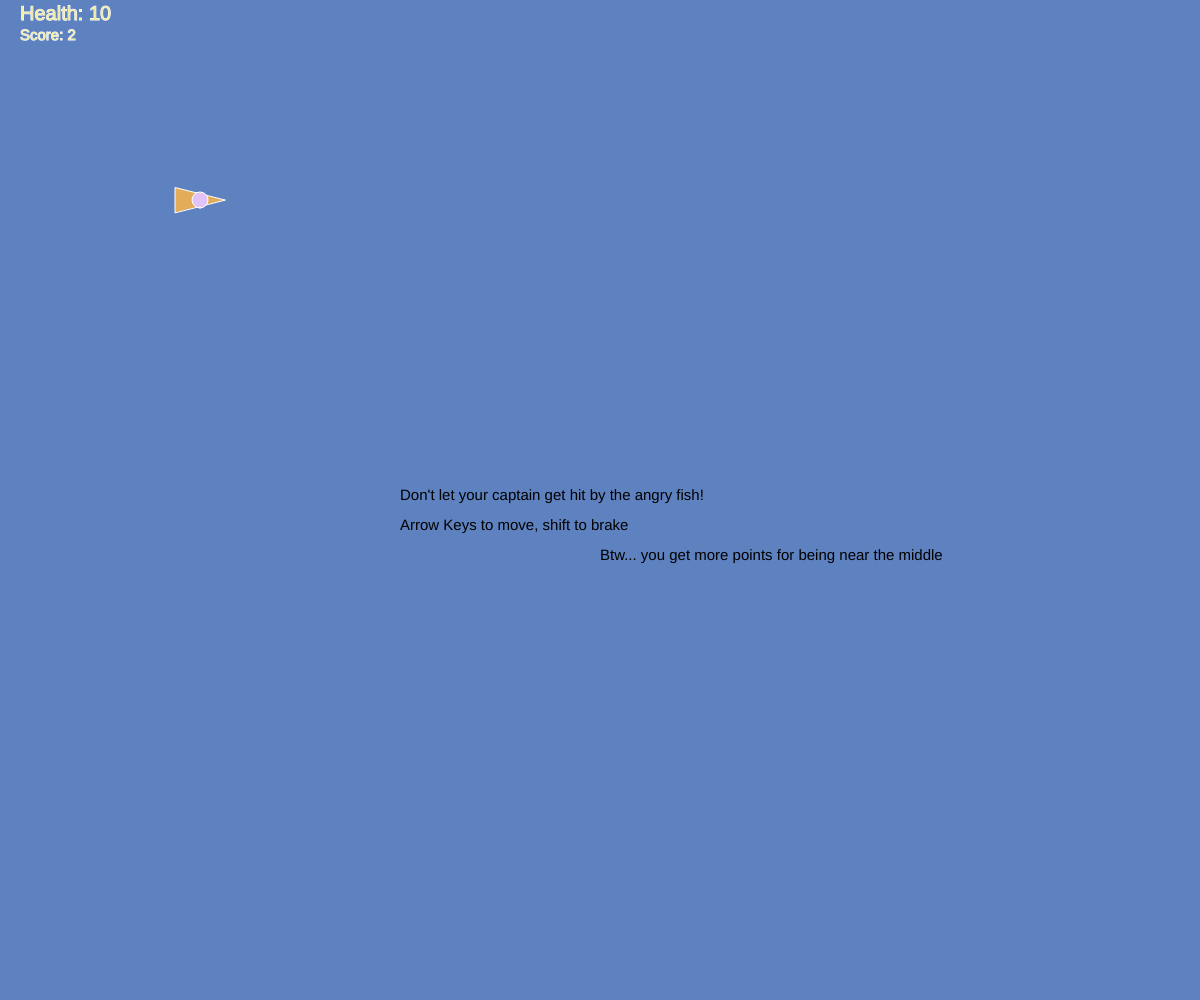
Frame 1 (no input)
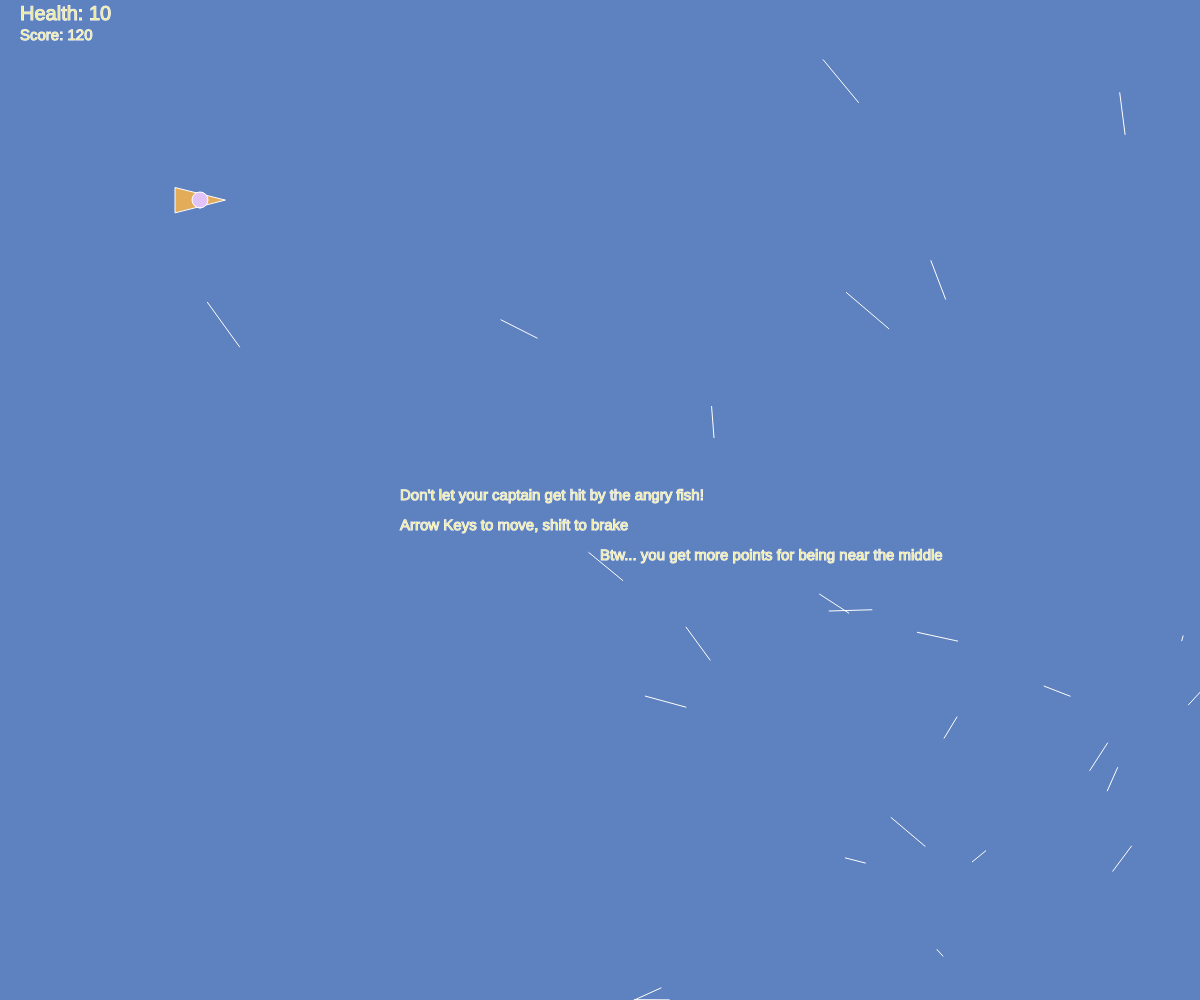
Frame 60 (no input)
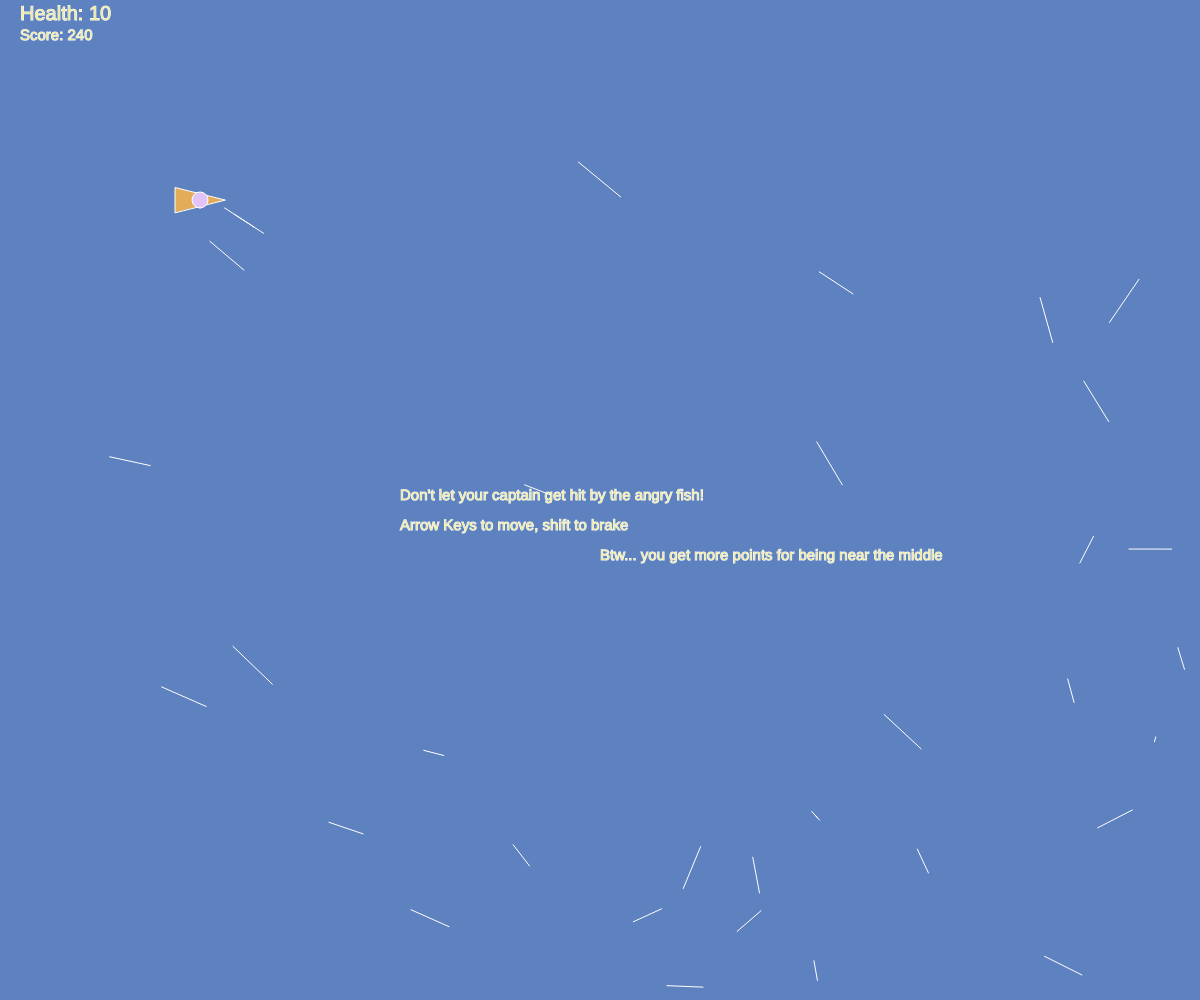
Frame 120 (the mouse pressed at the canvas centre since frame 60)

The p5.js sketch that drew these frames (run headless with seeded random() and noise() and a simulated clock; from frame 60 on, the mouse is pressed at the canvas centre):

// p5.js sketch
// ── sketch.js
let mover;
let enemies = [];

function setup() {
  createCanvas(windowWidth, windowHeight);
  
  mover = new Mover(200, 200, 25);
  
  //frameRate(10)
}

function draw() {
  background('#5e81bf');
  
  // Instructory text:
  if(millis() <= 10000) {
    textSize(15)
    text('Don\'t let your captain get hit by the angry fish!',
        width/3, height/2);
    text('Arrow Keys to move, shift to brake', 
         width/3, height/2 + 30);
    text('Btw... you get more points for being near the middle',
        width/2, height/2 + 60);
  }
  
  
  mover.update();
  mover.show();
  
  for(let i = enemies.length - 1; i >= 0; i-= 1) {
    if(enemies[i].checkSelfDestruct()) {
      enemies.splice(i, 1);
    }
    if(enemies[i]) {
      enemies[i].update(mover);
      enemies[i].show();
    }
  }
  
  // 50% chance of spawning each frame
  if(random() < 0.5) {
    enemies.push(Enemy.spawnEnemy(mover.pos));
  }
  
}
// ── enemy.js
class Enemy {
  constructor(x, y, vel) {
    this.pos = createVector(x, y);
    this.vel = vel;
  }
  
  update(mover) {
    this.pos.add(this.vel);
    this.checkCollisions(mover);
  }
  
    // From https://www.jeffreythompson.org/collision-detection/line-circle.php
  checkCollisions(mover) {
    // LINE-CIRCLE collision detection
    let x1 = this.pos.x;
    let y1 = this.pos.y;
    let x2 = this.pos.x - 3*this.vel.x;
    let y2 = this.pos.y - 3*this.vel.y;
    let cx = mover.pos.x;
    let cy = mover.pos.y;
    let r = 16;
    
    // is either end INSIDE the circle?
    // if so, return true immediately
    let inside1 = this.pointCircle(x1,y1, cx,cy,r);
    let inside2 = this.pointCircle(x2,y2, cx,cy,r);
    if (inside1 || inside2) return true;

    // get length of the line
    let distX = x1 - x2;
    let distY = y1 - y2;
    let len = sqrt( (distX*distX) + (distY*distY) );

    // get dot product of the line and circle
    let dot = (((cx-x1)*(x2-x1)) + ((cy-y1)*(y2-y1))) / pow(len,2);

    // find the closest point on the line
    let closestX = x1 + (dot * (x2-x1));
    let closestY = y1 + (dot * (y2-y1));

    // is this point actually on the line segment?
    // if so keep going, but if not, return false
    let onSegment = this.linePoint(x1,y1,x2,y2, closestX,closestY);
    if (!onSegment) return false;

    // get distance to closest point
    distX = closestX - cx;
    distY = closestY - cy;
    let distance = sqrt( (distX*distX) + (distY*distY) );

    if (distance <= r) {
      mover.health--;
    }
    return false;
  }
  
  // From https://www.jeffreythompson.org/collision-detection/line-circle.php
  // POINT/CIRCLE
  pointCircle(px, py, cx, cy, r) {

    // get distance between the point and circle's center
    // using the Pythagorean Theorem
    let distX = px - cx;
    let distY = py - cy;
    let distance = sqrt( (distX*distX) + (distY*distY) );

    // if the distance is less than the circle's
    // radius the point is inside!
    if (distance <= r) {
      return true;
    }
    return false;
  }
  
  // From https://www.jeffreythompson.org/collision-detection/line-circle.php
  // LINE/POINT
  linePoint(x1, y1, x2, y2, px, py) {

    // get distance from the point to the two ends of the line
    let d1 = dist(px,py, x1,y1);
    let d2 = dist(px,py, x2,y2);

    // get the length of the line
    let lineLen = dist(x1,y1, x2,y2);

    // since floats are so minutely accurate, add
    // a little buffer zone that will give collision
    let buffer = 0.1;    // higher # = less accurate

    // if the two distances are equal to the line's
    // length, the point is on the line!
    // note we use the buffer here to give a range,
    // rather than one #
    if (d1+d2 >= lineLen-buffer && d1+d2 <= lineLen+buffer) {
      return true;
    }
    return false;
  }
  
  // Check out of bounds with 10 tolerance.
  checkSelfDestruct() {
    let tolerance = 10;
    
    return((this.pos.x > width + tolerance) || 
           (this.pos.x <= 0 - tolerance) ||
           (this.pos.y > height + tolerance) ||
           (this.pos.y <= 0 - tolerance));
  }
  
  show() {
    // Line from pos to prev. pos
    line(this.pos.x, this.pos.y, 
         this.pos.x - 3*this.vel.x, this.pos.y - 3*this.vel.y);
  }
  
  static spawnEnemy(pos) {
    let velMax = 15;
    // Enemies come from opposite diagonal of player.
    let posMirror = createVector(width - pos.x, height - pos.y);
    
    // NW
    if(posMirror.x < width/2 && posMirror.y < height/2) {
      // Top
      if(random() < 0.5) {
        return new Enemy(random(0, width/2), 0,
            createVector(random(velMax), random(velMax)));
      }
      // Left
      else {
        return new Enemy(0, random(0, height/2),
            createVector(random(velMax), random(velMax)));
      }
    }
    
    // NE
    if(posMirror.x > width/2 && posMirror.y < height/2) {
       // Top
      if(random() < 0.5) {
        return new Enemy(random(width/2, width), 0,
            createVector(random(-velMax, velMax), random(velMax)));
      }
      // Right
      else {
        return new Enemy(width, random(0, height/2),
            createVector(random(-velMax), random(-velMax, velMax)));
      }
    }
    
    // SW
    if(posMirror.x < width/2 && posMirror.y > height/2) {
      // Bottom
      if(random() < 0.5) {
        return new Enemy(random(0, width/2), height,
            createVector(random(-velMax, velMax), random(-velMax)));
      }
      // Left
      else {
        return new Enemy(0, random(height/2, height),
            createVector(random(velMax), random(-velMax, velMax)));
      }
    }
    
    // SE
    if(posMirror.x > width/2 && posMirror.y > height/2) {
      // Bottom
      if(random() < 0.5) {
        return new Enemy(random(width/2, width), height,
            createVector(random(-velMax, velMax), random(-velMax)));
      }
      // Right
      else {
        return new Enemy(width, random(height/2, height),
            createVector(random(-velMax), random(-velMax, velMax)));
      }
    }
  }
}
// ── mover.js
// CURRENT GLITCHES:
// Mover glitches past boundaries
class Mover {
  constructor (x,y, mass) {
    this.pos = createVector(x, y);
    this.mass = mass;
    
    // Instantiate vectors for early read-access.
    this.vel = createVector();
    this.acc = createVector();
    
    this.colour = color('#e3ac59');
    this.health = 10;
    this.score = 0;
  }
  
  update() {
    // Acc is added here.
    this.acc.set(0,0); // Otherwise acceleration never ends.
    this.keyboardInput();
    this.acc.setMag(1.5);
    
    this.vel.add(this.acc);
    this.vel.limit(2*this.mass);
    
    this.pos.add(this.vel);
    
    this.checkEdges();
    this.drag(0.05);
    
    this.calcScore();
  }
  
  calcScore() {
    let multiplier = 1000;
    // More points for being closer to the center
    let divisor = p5.Vector.dist(
      this.pos, createVector(width/2, height/2));
    this.score += multiplier/divisor;
  }
  
  applyForce(force) {
    let forceCopy = p5.Vector.div(force, this.mass);
    this.acc.add(forceCopy);
  }
  
  keyboardInput() {
    // Add movement to overall vector
    // L:(-1, 0) R:(1, 0) U:(0, -1) D:(0, 1)
    let movementVector = createVector(0, 0);
    
    if(keyIsDown(LEFT_ARROW)) {
      movementVector.add(-this.mass, 0);
    } if(keyIsDown(RIGHT_ARROW)) {
      movementVector.add(this.mass, 0);
    } if(keyIsDown(UP_ARROW)) {
      movementVector.add(0, -this.mass);
    } if(keyIsDown(DOWN_ARROW)) {
      movementVector.add(0, this.mass);
    } if(keyIsDown(SHIFT)) {
      this.drag(1);
    }
    
    this.applyForce(movementVector);
  }
  
  drag(c) {
    // Calculate direction.
    let drag = this.vel.copy();
    drag.normalize();
    drag.mult(-1);
    
    // Calculate magnitude.
    let speed = this.vel.mag();
    drag.mult(c * speed * speed);
    
    this.applyForce(drag);
  }
  
  checkEdges() {
    if(this.pos.x > width) {
      this.pos.x = width;
      this.vel.x *= -0.66;
    } if (this.pos.x < 0) {
      this.pos.x = 0;
      this.vel.x *= -0.66;
    } if (this.pos.y > height) {
      this.pos.y = height;
      this.vel.y *= -0.66;
    } if (this.pos.y < 0) {
      this.pos.y = 0;
      this.vel.y *= -0.66;
    }
  }
  
  show() {
    strokeWeight(1);
    stroke(255);
    fill(this.colour);
    // Points in direction of velocity
    push();
    translate(this.pos.x, this.pos.y); // Change origin.
    rotate(this.vel.heading() + PI/2);
    triangle(0, -this.mass,
             -this.mass/2, this.mass,
             this.mass/2, this.mass);
    fill('#e2c3f7');
    ellipse(0, 0 , 16)
    pop();
    
    textSize(15);
    fill('#f0eca5');
    text("Score: " + Math.round(this.score), 20, 40);
    
    textSize(20);
    if(this.health <= 5)
      this.colour = color('#f54538')
    text('Health: ' + this.health, 20, 20);
    
    if(this.health <= 0) {
      background('#f54538');
      textAlign(CENTER);
      fill('#edffd4');
      text("F", width/2 - 10, height/2);
      text('Refresh to restart', width/2 - 10, height/2 + 30);
      if(keyIsDown(70)) {
        this.easterEgg();
      }
    }
  }
  
  easterEgg() {
    stroke('white');
    strokeWeight('5');
    arc(width/3, height/4 - 30, 20, -20, PI, 0, OPEN);
    arc(2*width/3, height/4 - 30, 20, -20, PI, 0, OPEN);
    strokeWeight('20');
    line(width/3, height/4, width/3, height/2);
    line(2*width/3, height/4, 2*width/3, height/2)
    fill('white');
    circle(width/2, 2*height/3, 60);
  }
}
